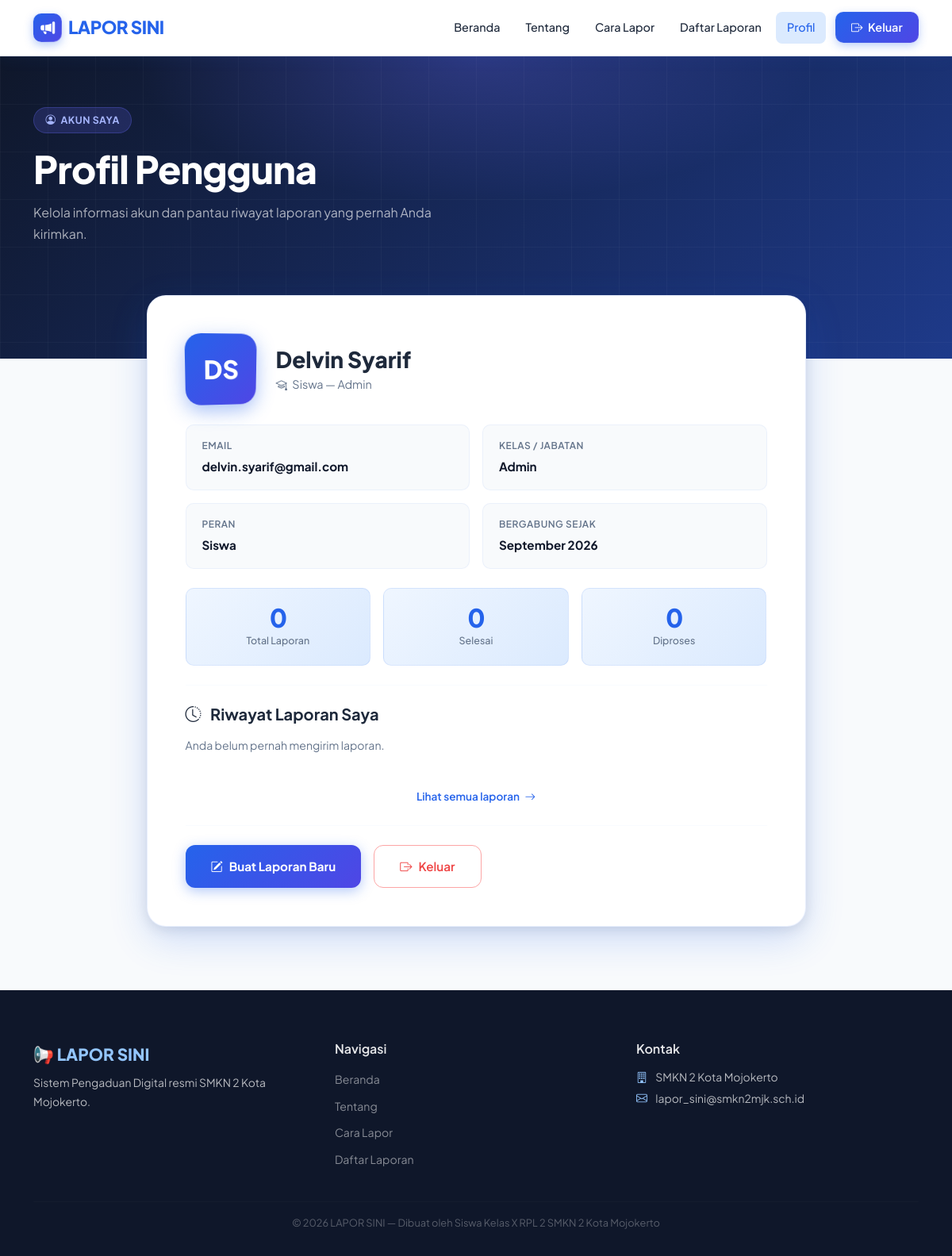
Page /profil.php (signed in) on the committed database.
### tables this page shows
CREATE TABLE `pengguna` (
  `id` int(11) NOT NULL,
  `nama` varchar(100) NOT NULL,
  `email` varchar(100) NOT NULL,
  `password` varchar(255) NOT NULL,
  `kelas_jabatan` varchar(50) DEFAULT NULL,
  `peran` enum('siswa','guru') NOT NULL DEFAULT 'siswa',
  `dibuat_pada` timestamp NOT NULL DEFAULT current_timestamp()
);

### profil.php (the view, shortened to what this page needs)
<?php
require 'koneksi.php';
$id = $_SESSION['id_pengguna'];
$stmt = $koneksi->prepare("SELECT * FROM pengguna WHERE id = ?");
$stmt->bind_param("i", $id);
$stmt->execute();
$pengguna = $stmt->get_result()->fetch_assoc();
$stat = $koneksi->prepare("SELECT
    COUNT(*) AS total,
    SUM(status='selesai') AS selesai,
    SUM(status='proses') AS proses
    FROM laporan WHERE id_pengguna = ?");
$stat->bind_param("i", $id);
$stat->execute();
$statistik = $stat->get_result()->fetch_assoc();
$riwayat = $koneksi->prepare("SELECT * FROM laporan WHERE id_pengguna = ? ORDER BY dibuat_pada DESC LIMIT 5");
$riwayat->bind_param("i", $id);
$riwayat->execute();
$daftar_laporan = $riwayat->get_result();
function inisial($nama) {
  $kata = explode(' ', trim($nama));
  $huruf = strtoupper(substr($kata[0], 0, 1));
  if (count($kata) > 1) $huruf .= strtoupper(substr(end($kata), 0, 1));
  return $huruf;
}
?>
<!DOCTYPE html>
<html lang="id">
<head>
  <link rel="stylesheet" href="https://cdn.jsdelivr.net/npm/bootstrap@5.3.0/dist/css/bootstrap.min.css"/>
  <link rel="stylesheet" href="https://cdn.jsdelivr.net/npm/bootstrap-icons@1.11.3/font/bootstrap-icons.min.css"/>
  <link rel="stylesheet" href="css/style.css"/>
</head>
<body>
<nav class="navbar-lapor navbar navbar-expand-lg">
  <div class="container">
    <a class="navbar-brand" href="index.php">
      <div class="brand-icon"><i class="bi bi-megaphone-fill"></i></div>
      LAPOR SINI
    </a>
    <div class="collapse navbar-collapse" id="navMenu">
      <ul class="navbar-nav ms-auto align-items-center gap-1">
        <li class="nav-item"><a class="nav-link" href="index.php">Beranda</a></li>
        <li class="nav-item"><a class="nav-link" href="tentang.php">Tentang</a></li>
        <li class="nav-item"><a class="nav-link" href="cara.php">Cara Lapor</a></li>
        <li class="nav-item"><a class="nav-link" href="daftar.php">Daftar Laporan</a></li>
        <li class="nav-item"><a class="nav-link aktif" href="profil.php">Profil</a></li>
        <li class="nav-item ms-2"><a class="nav-link btn-masuk" href="logout.php"><i class="bi bi-box-arrow-right me-1"></i> Keluar</a></li>
      </ul>
    </div>
  </div>
</nav>
<section class="profil-hero">
  <div class="hero-grid-bg"></div>
  <div class="container position-relative" style="z-index:2;">
    <div class="section-eyebrow" style="background:rgba(99,102,241,0.2);color:#A5B4FC;border:1px solid rgba(99,102,241,0.3);">
      <i class="bi bi-person-circle"></i> Akun Saya
    </div>
    <h1 class="section-title" style="color:white;font-size:clamp(2rem,4vw,3rem);">Profil Pengguna</h1>
    <p style="color:rgba(255,255,255,0.65);max-width:520px;line-height:1.7;">
      Kelola informasi akun dan pantau riwayat laporan yang pernah Anda kirimkan.
    </p>
  </div>
</section>
<section class="bg-section" style="padding-bottom:5rem;">
  <div class="container">
    <div class="row justify-content-center">
      <div class="col-lg-9">
        <div class="profil-card p-4 p-md-5 reveal">
          <div class="d-flex flex-wrap align-items-center gap-4 mb-4">
            <div class="avatar-besar"><?= inisial($pengguna['nama']) ?></div>
            <div class="flex-grow-1">
              <h3 style="font-weight:800;margin-bottom:4px;"><?= htmlspecialchars($pengguna['nama']) ?></h3>
              <p style="color:var(--teks-muted);margin:0;font-size:0.9rem;">
                <i class="bi bi-mortarboard me-1"></i>
                <?= $pengguna['peran'] === 'guru' ? 'Guru/Staf' : 'Siswa' ?> — <?= htmlspecialchars($pengguna['kelas_jabatan']) ?>
              </p>
            </div>
          </div>
          <div class="row g-3 mb-4">
            <div class="col-md-6">
              <div class="info-kotak">
                <small>Email</small>
                <strong><?= htmlspecialchars($pengguna['email']) ?></strong>
              </div>
            </div>
            <div class="col-md-6">
              <div class="info-kotak">
                <small>Kelas / Jabatan</small>
                <strong><?= htmlspecialchars($pengguna['kelas_jabatan']) ?></strong>
              </div>
            </div>
            <div class="col-md-6">
              <div class="info-kotak">
                <small>Peran</small>
                <strong><?= $pengguna['peran'] === 'guru' ? 'Guru/Staf' : 'Siswa' ?></strong>
              </div>
            </div>
            <div class="col-md-6">
              <div class="info-kotak">
                <small>Bergabung Sejak</small>
                <strong><?= date('F Y', strtotime($pengguna['dibuat_pada'])) ?></strong>
              </div>
            </div>
          </div>
          <div class="row g-3 mb-4">
            <div class="col-4">
              <div class="stat-kotak">
                <div class="angka"><?= $statistik['total'] ?? 0 ?></div>
                <div class="label-stat">Total Laporan</div>
              </div>
            </div>
            <div class="col-4">
              <div class="stat-kotak">
                <div class="angka"><?= $statistik['selesai'] ?? 0 ?></div>
                <div class="label-stat">Selesai</div>
              </div>
            </div>
            <div class="col-4">
              <div class="stat-kotak">
                <div class="angka"><?= $statistik['proses'] ?? 0 ?></div>
                <div class="label-stat">Diproses</div>
              </div>
            </div>
          </div>
          <hr style="border-color:rgba(37,99,235,0.1);">
          <h5 style="font-weight:700;margin:1.5rem 0 1rem;">
            <i class="bi bi-clock-history me-2"></i> Riwayat Laporan Saya
          </h5>
          <div class="d-flex flex-column gap-3 mb-4">
            <?php if ($daftar_laporan->num_rows === 0): ?>
              <p style="color:var(--teks-muted);font-size:0.88rem;">Anda belum pernah mengirim laporan.</p>
            <?php endif; ?>
          </div>
          <div class="text-center mb-4">
            <a href="daftar.php" style="color:var(--biru);font-weight:600;font-size:0.85rem;text-decoration:none;">
              Lihat semua laporan <i class="bi bi-arrow-right ms-1"></i>
            </a>
          </div>
          <hr style="border-color:rgba(37,99,235,0.1);">
          <div class="d-flex gap-3 mt-4 flex-wrap">
            <a href="formulir.php" class="btn-utama" style="width:auto;">
              <i class="bi bi-pencil-square"></i> Buat Laporan Baru
            </a>
            <a href="logout.php" class="btn-sekunder" style="width:auto;color:var(--bahaya);border-color:#FCA5A5;">
              <i class="bi bi-box-arrow-right"></i> Keluar
            </a>
          </div>
        </div>
      </div>
    </div>
  </div>
</section>
<footer class="footer">
  <div class="container">
    <div class="row g-4">
      <div class="col-md-4">
        <div class="brand mb-2">📢 LAPOR SINI</div>
        <p style="font-size:0.87rem;line-height:1.7;">Sistem Pengaduan Digital resmi SMKN 2 Kota Mojokerto.</p>
      </div>
      <div class="col-md-4">
        <h6>Navigasi</h6>
        <ul class="list-unstyled">
          <li><a href="index.php">Beranda</a></li>
          <li><a href="tentang.php">Tentang</a></li>
          <li><a href="cara.php">Cara Lapor</a></li>
          <li><a href="daftar.php">Daftar Laporan</a></li>
        </ul>
      </div>
      <div class="col-md-4">
        <h6>Kontak</h6>
        <ul class="list-unstyled" style="font-size:0.87rem;">
          <li class="mb-1"><i class="bi bi-building me-2" style="color:#93C5FD"></i> SMKN 2 Kota Mojokerto</li>
          <li><i class="bi bi-envelope me-2" style="color:#93C5FD"></i> lapor_sini@smkn2mjk.sch.id</li>
        </ul>
      </div>
    </div>
    <hr class="mt-4 mb-3"/>
    <p class="copy text-center mb-0">&copy; 2026 LAPOR SINI — Dibuat oleh Siswa Kelas X RPL 2 SMKN 2 Kota Mojokerto</p>
  </div>
</footer>
</body>
</html>

### rows in the picture
pengguna: nama "DS", nama "Delvin Syarif", kelas_jabatan "Admin", email "delvin.syarif@gmail.com", dibuat_pada "September 2026"

### other values in the picture
$statistik['total'] "0"
$statistik['selesai'] "0"
$statistik['proses'] "0"
